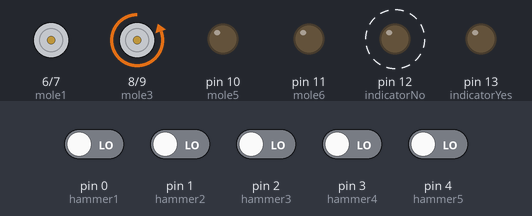
Simulated run of this sketch. Board: Arduino Uno, built with avr-gcc and run on an emulated ATmega328P. Shown: motor-driver pin pairs drawn as motors (green arrow = first pin HIGH = forward, orange = second pin HIGH = backward, longer = more drive), output pins drawn as LEDs (lit = HIGH). Dashed ring = blinking. The test bench sets the inputs (shaded band); at power-on: pin 0 (hammer1), pin 1 (hammer2), pin 2 (hammer3), pin 3 (hammer4), pin 4 (hammer5) LOW. Random numbers use the default seed unless the sketch sets one.

Above: at 18.0 s.
18.1 s: pin 0 (hammer1) driven HIGH
At 19.9 s:
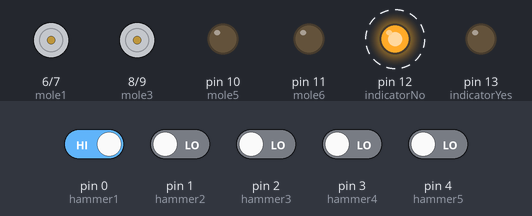
At 26.9 s:
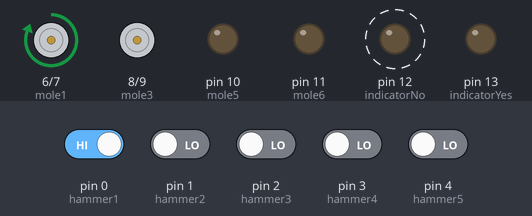
27.5 s: pin 0 (hammer1) driven LOW
35.3 s: pin 2 (hammer3) driven HIGH
At 41.2 s:
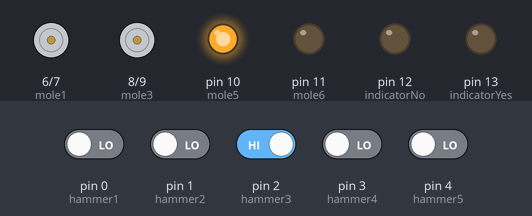
43.1 s: pin 3 (hammer4) driven HIGH and pin 4 (hammer5) driven HIGH
Timing chart, 0 to 66.1 s (numbered marks = the images above; inputs shaded):
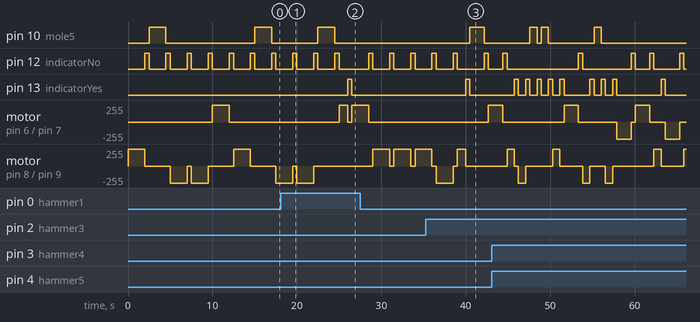

Measured:
- after the input at 18.1 s, pin 13 (indicatorYes): LOW → HIGH after 7.9 s, → LOW 0.50 s later
- after the input at 35.3 s, pin 13 (indicatorYes): LOW → HIGH after 4.7 s, → LOW 0.50 s later; motor on pin 6 (mole1) / pin 7 (mole2): stopped → forward 255/255 after 7.4 s

The sketch:

WhackaMole.ino
```cpp
//Variables for Setup
int molepin;
int hammerpin;
long regulatedTime;
long countTime;
long cumulatedTime = 0;

//Variables for Logic Judgement
int judgehammer;
boolean hit;
const int hammer1 = 0; const int hammer2 = 1; const int hammer3 = 2;
const int hammer4 = 3; const int hammer5 = 4; const int hammer6 = 5;

const int mole1 = 6; const int mole2 = 7; const int mole3 = 8;
const int mole4 = 9; const int mole5 = 10; const int mole6 = 11;

const int indicatorNo = 12;
const int indicatorYes = 13;

void setup() {
  Initialization();
}

void loop() {
  // put your main code here, to run repeatedly:
  //1. Total game time, mole out time setup
  cumulatedTime = millis();
  countTime = RegulatecountTime(cumulatedTime);
  regulatedTime = OutTimeLast(countTime);

  //2. Randomly generate a mole
  molepin = MoleOut();

  //3. Check if the mole is hit in the regulatedTime
  cumulatedTime = millis();
  hit = HammerPress(molepin,regulatedTime,cumulatedTime);

  //4. Judge the hit condition
  if (hit==true){
    digitalWrite(molepin,LOW);
    digitalWrite(indicatorYes,HIGH);
    delay(500);
    digitalWrite(indicatorYes,LOW);
  }
  else {
    delay(regulatedTime);
    MoleIn(molepin);
    digitalWrite(indicatorNo,HIGH);
    delay(500);
    digitalWrite(indicatorNo,LOW);
  }

}

void Initialization(){
  //Set pinMode of every mole pin and every hammer pin
  //All mole pins output the digital signal to control the
  //corresponding LED
  pinMode(mole1,OUTPUT);pinMode(mole2,OUTPUT);pinMode(mole3,OUTPUT);
  pinMode(mole4,OUTPUT);pinMode(mole5,OUTPUT);pinMode(mole6,OUTPUT);
  //Two Indicator Pins Control the LEDs to indicate if the player correctly hits the mole in regulated time
  pinMode(indicatorNo,OUTPUT);
  pinMode(indicatorYes,OUTPUT);
  //All hammer pins get the signal from the pushbutton-resistor circuit
  //voltage signal to change the state of corresponding mole LED
  pinMode(hammer1,INPUT);pinMode(hammer2,INPUT);pinMode(hammer3,INPUT);
  pinMode(hammer4,INPUT);pinMode(hammer5,INPUT);pinMode(hammer6,INPUT);
}

int MoleOut(){
  //Randomly generate a mole out of the cave(LED on)
  int molepin = random(mole1,mole6);
  digitalWrite(molepin,HIGH);
  delay(regulatedTime);
  return molepin;
}

void MoleIn(int molepin){
  //Mole gets back to the cave(LED off)
  digitalWrite(molepin,LOW);
}

//Modify the mole out time in this function
//Change the regulatedTime
long OutTimeLast(long countTime){
  if(countTime<=40000){
    regulatedTime = 1000;
  }
  else if(countTime<=120000){
    regulatedTime = 850;
  }
  else if(countTime<=180000){
    regulatedTime = 650;
  }
  return regulatedTime;
}

boolean HammerPress(int molepin, long regulatedTime,long cumulatedTime){
  //Judge if the corresponding hammer key is pressed
  judgehammer = map(molepin, mole1, mole6, hammer1, hammer6);
  long shortcountTime = millis()-cumulatedTime;
  hit = false; boolean originalstate = LOW;
  if ((digitalRead(judgehammer)!=originalstate)&&(shortcountTime<=regulatedTime)){
    shortcountTime = millis()-cumulatedTime;
    originalstate = HIGH;
    if (digitalRead(judgehammer)!=originalstate){
      shortcountTime = millis()-cumulatedTime;
      if ((digitalRead(judgehammer)==originalstate)&&(shortcountTime<=regulatedTime)){
        hit = true;
      }
    }
    else if ((digitalRead(judgehammer)==originalstate)&&(shortcountTime<=regulatedTime)){
        hit = true;
      }
  }
  return hit;
}

long RegulatecountTime(long cumulatedTime){
  //The game resets every three minutes
  countTime = millis();
  if (cumulatedTime>=180000){
    countTime = millis()-cumulatedTime;
  }
  return countTime;
}
```
